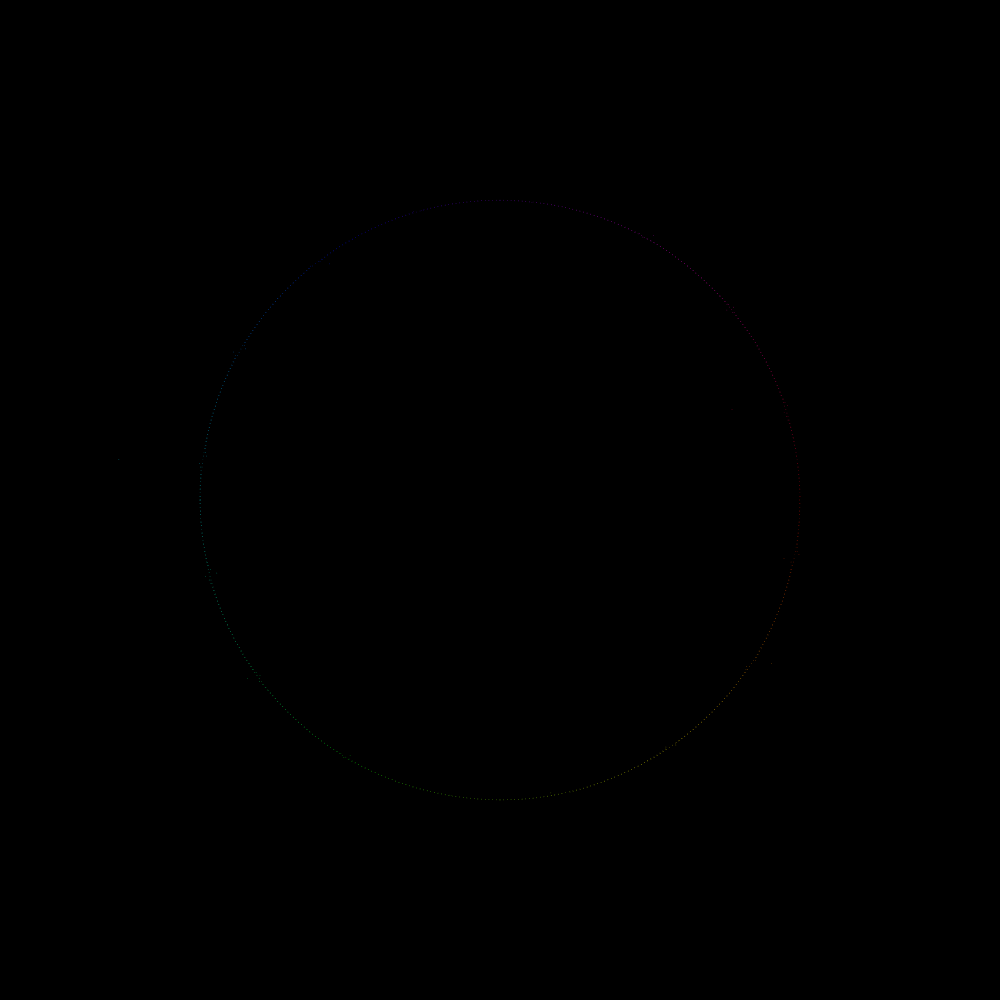
Frame 1 (no input)
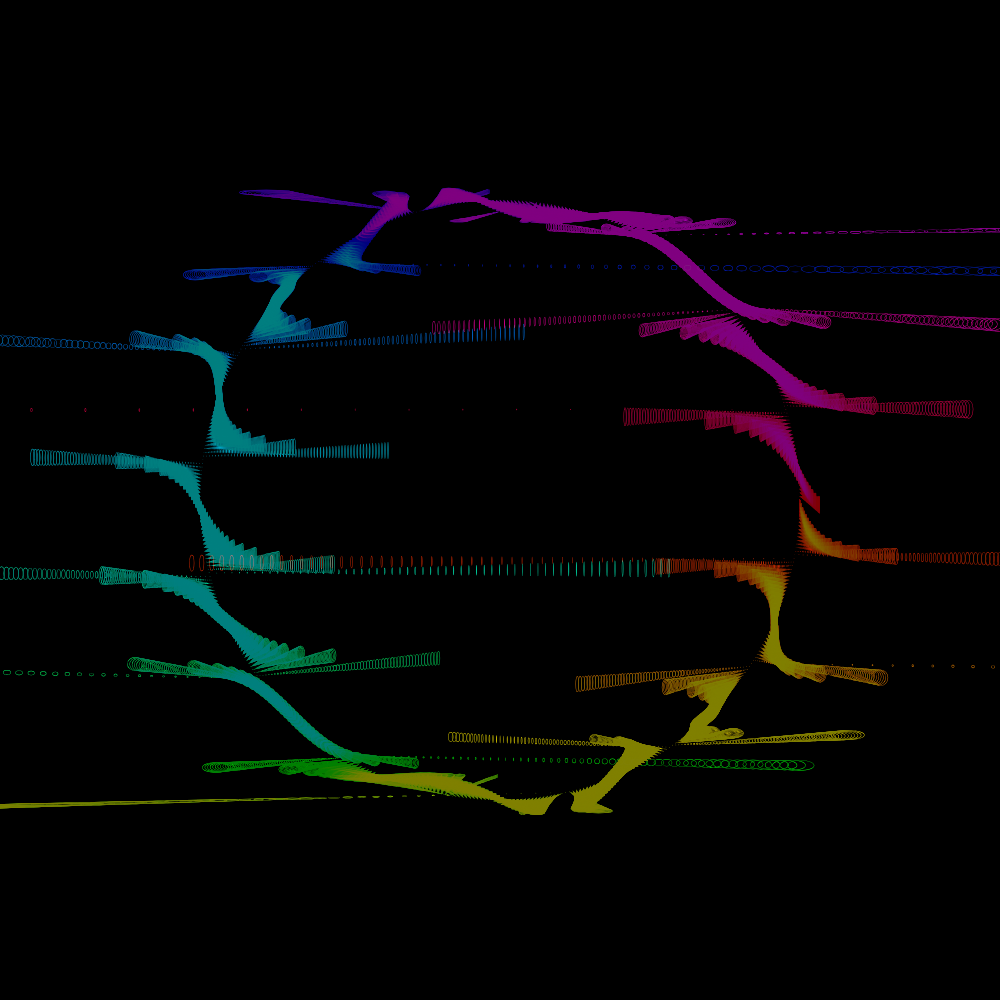
Frame 60 (no input)
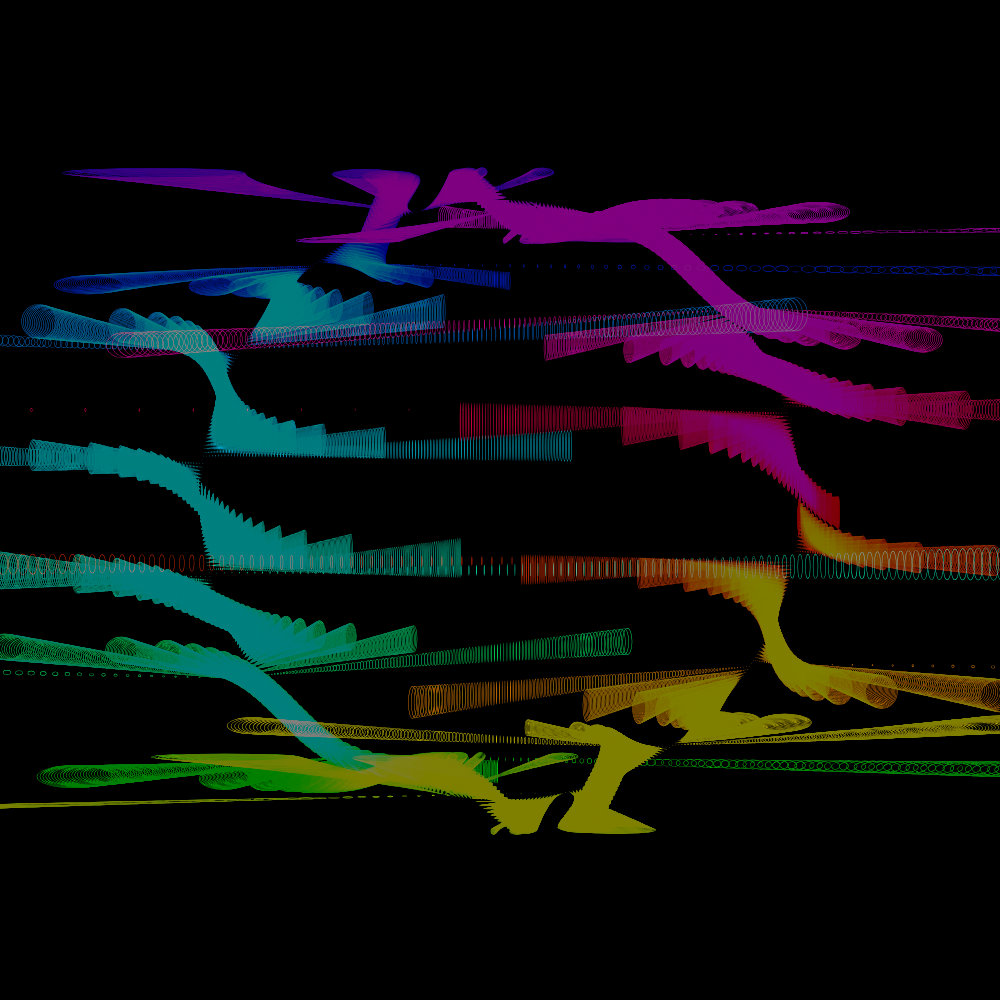
Frame 120 (the mouse pressed at the canvas centre since frame 60)

The p5.js sketch that drew these frames (run headless with seeded random() and noise() and a simulated clock; from frame 60 on, the mouse is pressed at the canvas centre):

// p5.js sketch
// ── sketch.js
let waveHeight = 0.0;
let rotation = 0;

function setup() {
  createCanvas(1000, 1000);
  background(0);
  colorMode(HSB, 360, 100, 100);
  blendMode(EXCLUSION);

  ellipseMode(CORNERS);

  // fill(0);
  noFill();
  stroke(0);
  strokeWeight(0.4);
  render();
}

function draw() {
  // background(0);
  waveHeight += 0.3;
  render();
  rotation += 0.001;
}

function render() {
  const STEP = PI / 2**8;
  let rOffset = 0;
  for(let a = 0; a < TWO_PI; a += STEP) {
    let angle = a + rotation;
    let x1 = cos(angle) * (300 + tan(rOffset) * waveHeight);
    let y1 = sin(angle) * (300 + cos(rOffset + PI/2) * waveHeight);
    let x2 = cos(a) * (300 + tan(rOffset) * waveHeight - 0.3);
    let y2 = sin(a) * (300 + cos(rOffset + PI/2) * waveHeight - 0.3);
    // ellipse(width/2 + x, height/2 + y, 2);
    push();
    let h = degrees(a);
    stroke(h, 100, 100);
    // stroke(255);
    translate(width/2, height/2);
    // line(x1, y1, x2, y2);
    ellipse(x1, y1, x2, y2);
    pop();

    rOffset += 0.1;
  }
}
